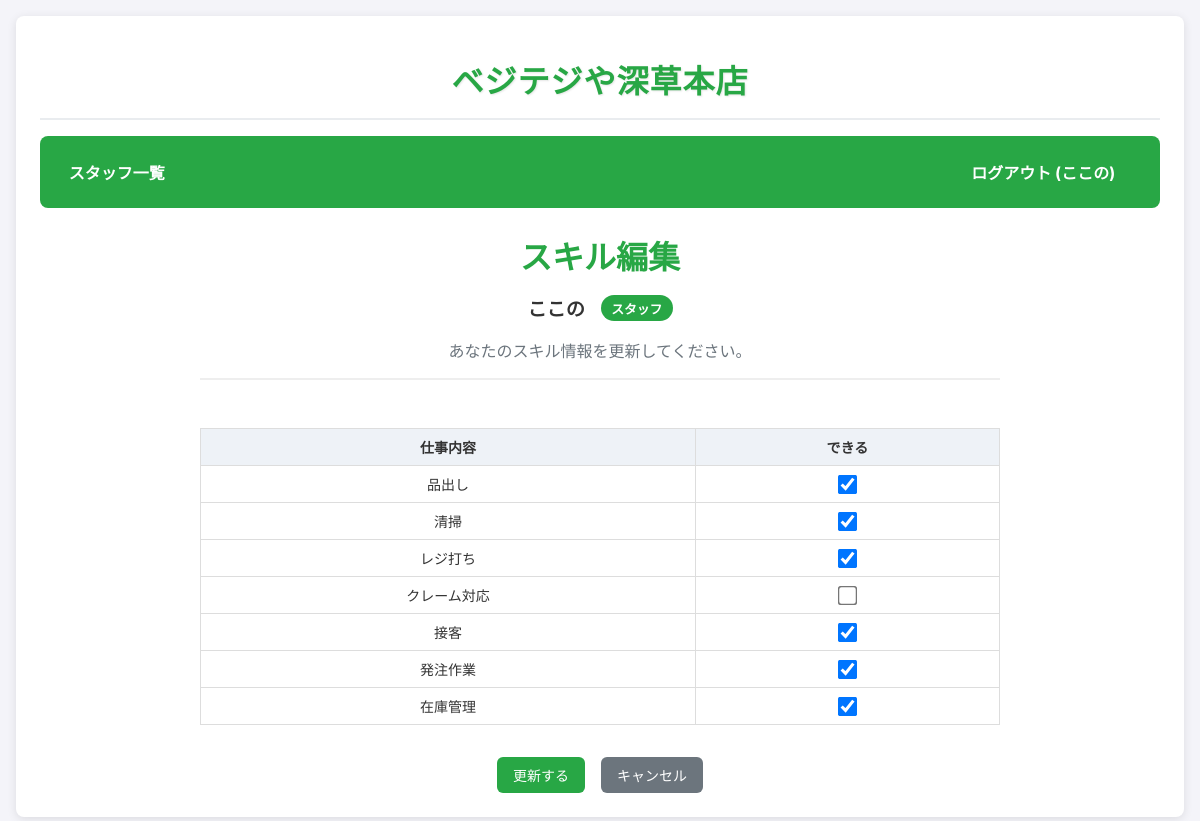
Page /my_skills (signed in) on the earlier database version.
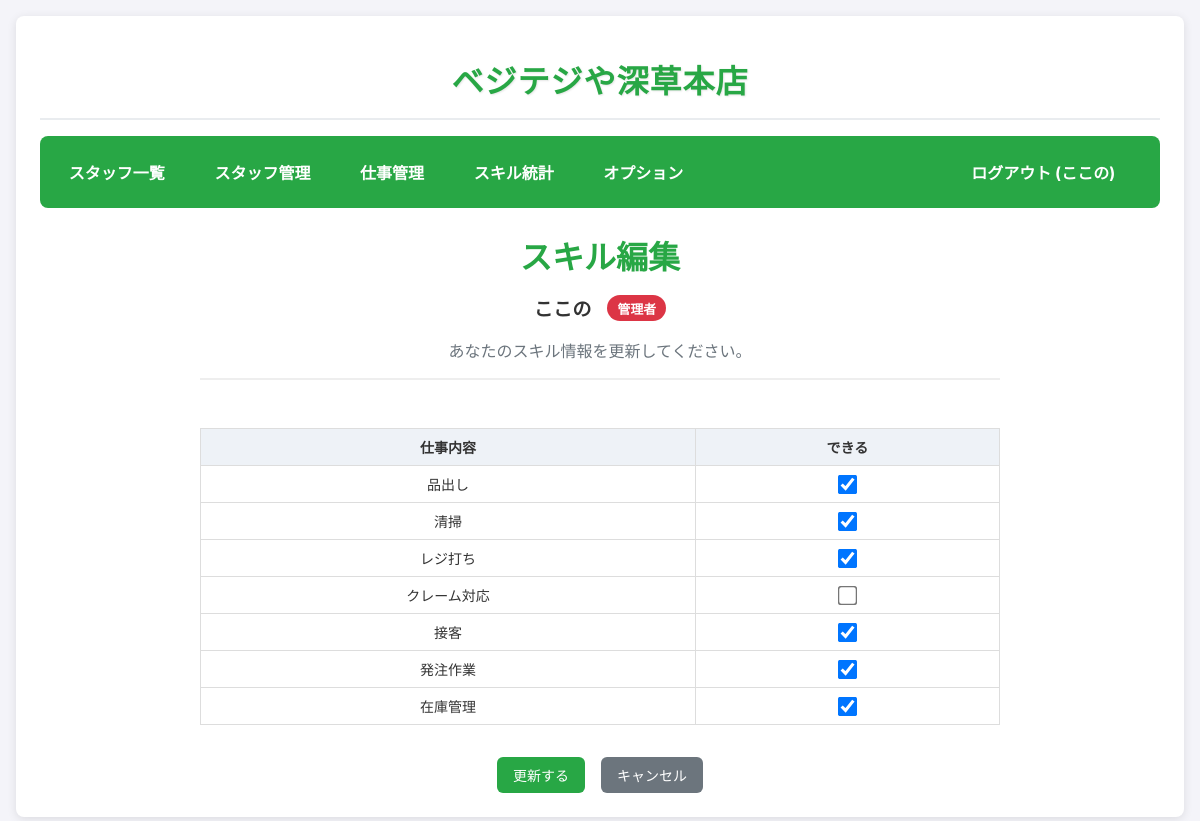
Same page on the later database version.
### app.py (the view, shortened to what this page needs)
@app.route('/my_skills', methods=['GET', 'POST'])
@login_required
def my_skills():
    all_tasks = Task.query.order_by(Task.order_index, Task.id).all()
    existing_skills = {skill.task_id: skill for skill in current_user.skills}
    skills_to_edit = []
    for task in all_tasks:
        if task.id in existing_skills:
            skills_to_edit.append(existing_skills[task.id])
        else:
            skills_to_edit.append(UserSkill(user_id=current_user.id, task_id=task.id, can_do=False, task=task))
    return render_template('my_skills.html', user_to_edit=current_user, skills_to_edit=skills_to_edit)

### app.py (called while the page is built)
@login_manager.user_loader
def load_user(user_id):
    return User.query.get(int(user_id))

### templates/my_skills.html (shortened to what this page needs)
{% extends "base.html" %}
{% block content %}
  <div class="my-skills-container">
    <div class="user-header">
      <h1>スキル編集</h1>
      <div class="user-info">
        <span class="username">{{ user_to_edit.username }}</span>
        {% if user_to_edit.role == 'admin' %}
          <span class="role-badge admin">管理者</span>
        {% else %}
          <span class="role-badge staff">スタッフ</span>
        {% endif %}
      </div>
      <p class="description">あなたのスキル情報を更新してください。</p>
    </div>
    <form method="POST" class="skills-form">
      <div class="desktop-skills">
        <div class="table-container">
          <table>
            <thead>
              <tr>
                <th>仕事内容</th>
                <th>できる</th>
              </tr>
            </thead>
            <tbody>
              {% for skill in skills_to_edit %}
              <tr>
                <td>{{ skill.task.name }}</td>
                <td style="text-align: center;">
                  <input type="checkbox" name="task_{{ skill.task_id }}" id="desktop_task_{{ skill.task_id }}"
                         {% if skill.can_do %}checked{% endif %} class="skill-checkbox-desktop">
                </td>
              </tr>
              {% endfor %}
            </tbody>
          </table>
        </div>
      </div>
      <div class="form-actions">
        <input type="submit" value="更新する" class="btn btn-custom-primary">
        <a href="{{ url_for('dashboard') }}" class="btn btn-custom-secondary">キャンセル</a>
      </div>
    </form>
  </div>
{% endblock %}

### templates/base.html (shortened to what this page needs)
<!doctype html>
<html lang="ja">
  <head>
  </head>
  <body>
    <div class="container">
      {% if current_user.is_authenticated %}
      <div class="site-header">
        <h1 class="site-title">ベジテジや深草本店</h1>
      </div>
      {% endif %}
     <nav>
        {% if current_user.is_authenticated %}
          <div class="nav-left">
            <a href="{{ url_for('dashboard') }}">スタッフ一覧</a>
            {% if current_user.role == 'admin' %}
              <a href="{{ url_for('manage_users') }}">スタッフ管理</a>
              <a href="{{ url_for('manage_tasks') }}">仕事管理</a>
              <a href="{{ url_for('skill_stats') }}">スキル統計</a>
              <a href="{{ url_for('admin_settings') }}">オプション</a>
            {% endif %}
          </div>
          <div class="nav-right">
            <a href="{{ url_for('logout') }}">ログアウト ({{ current_user.username }})</a>
          </div>
        {% endif %}
      </nav>
      {% block content %}{% endblock %}
    </div>
  </body>
</html>

Differences in the rows shown:
changed User "ここの": role "staff" → "admin" (drawn)
Other differences:
text no longer shown: "スタッフ"
text now shown: "スタッフ管理 仕事管理 スキル統計 オプション 管理者"
